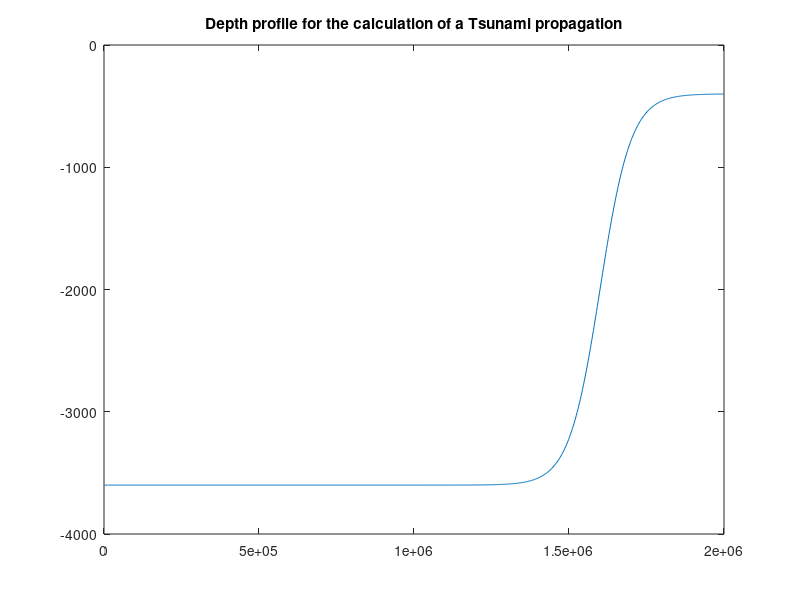

This figure's MATLAB source:
clear all;
close all;

% Points for plotting
M=800;
% Domain length
LX=2000000;
% Resulting space sampling
DX=LX/M;
% Position of shelf break
L=LX*0.8;
% Width of shelf break
W=LX/20;


% depth profil
for i=1:M
    x(i)=(i-1/2)*DX;
    depth(i)=2000*(1-0.8*tanh((x(i)-L)/W));
end
plot(x,-depth)
title('Depth profile for the calculation of a Tsunami propagation')
   